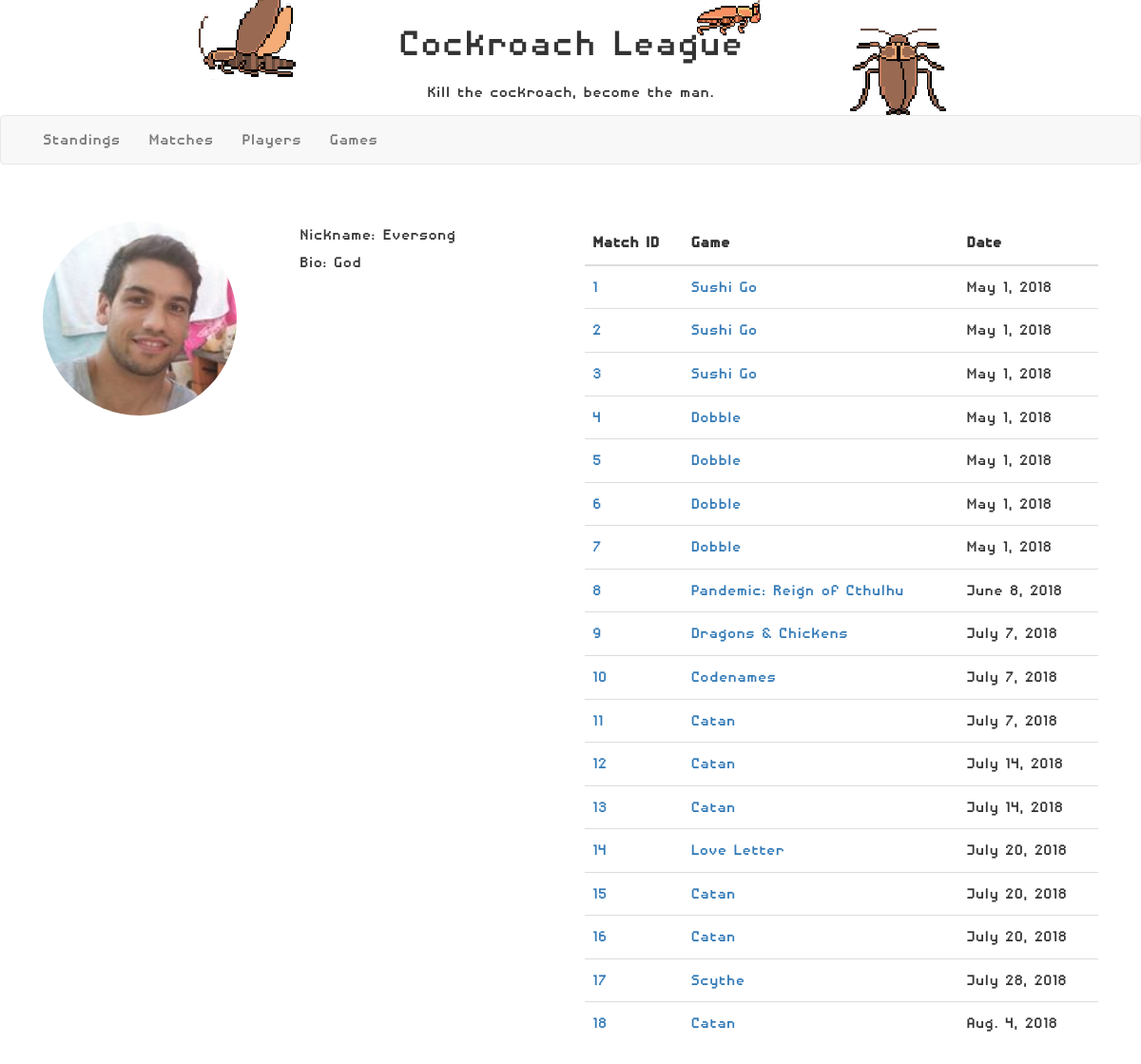
Page /rankings/player/Eversong on the earlier database version.
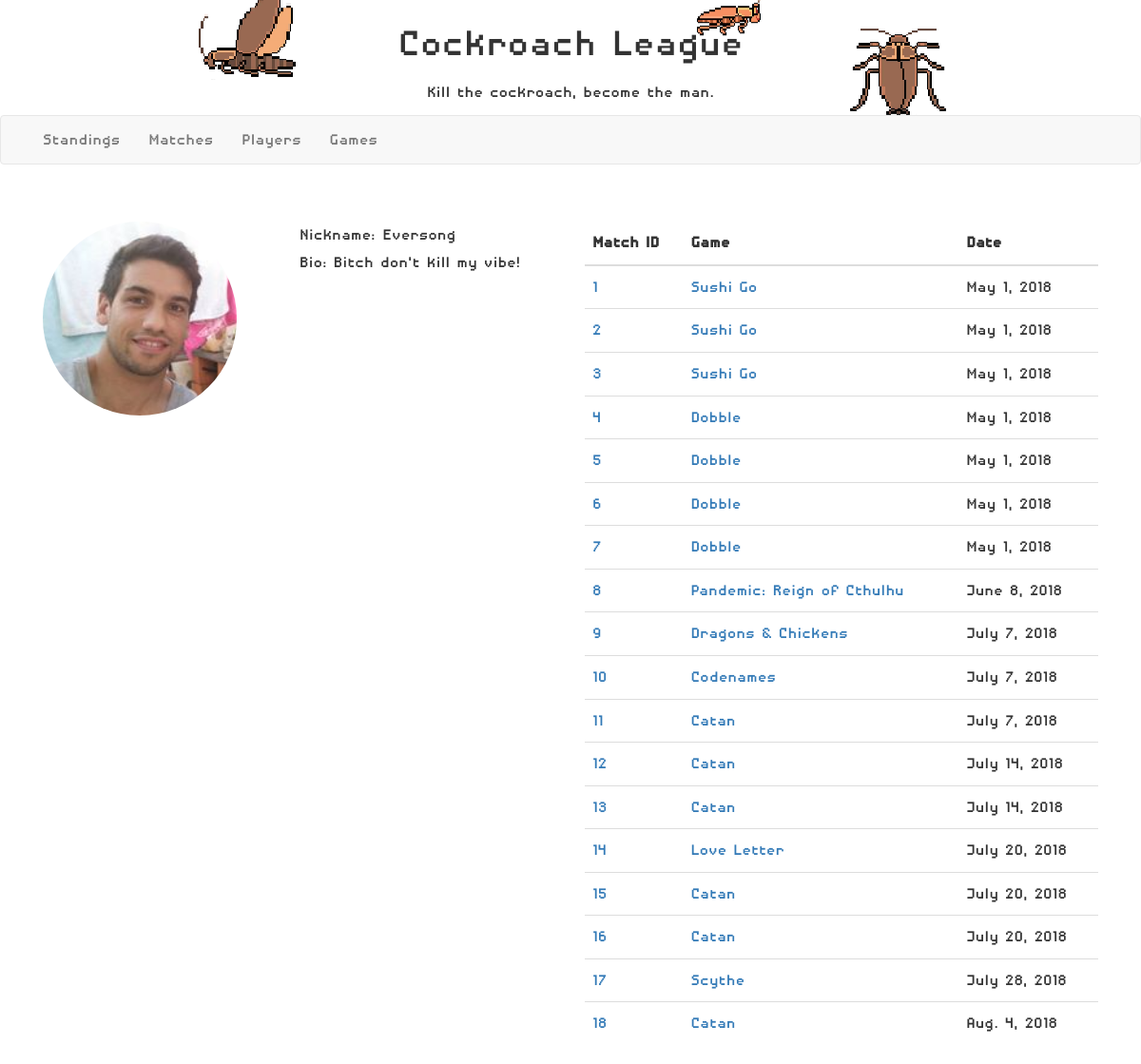
Same page on the later database version.
### rankings/models.py (models this page shows, shortened)
class Player(models.Model):
    player_nickname = models.CharField(max_length=15, primary_key=True, null=False)
    player_first_name = models.CharField(max_length=15, null=False)
    player_last_name = models.CharField(max_length=15, null=False)
    player_photo = models.ImageField()
    player_bio = models.TextField(null=True, blank=True)

### rankings/views.py (the view)
# urls.py: path('player/<player_nickname>', views.player, name='player'),
def player(request, player_nickname):
    player = Player.objects.filter(player_nickname=player_nickname).first()
    matches = GameMatch.objects.filter(match_players__player_nickname=player_nickname)
    context = {
        'player': player,
        'matches': matches
    }
    return render(request, 'player.html', context=context)

### rankings/models.py (called while the page is built)
    def __str__(self):
        return self.game_name

### templates/player.html (shortened to what this page needs)
{% extends "base_generic.html" %}
{% block content %}
    <div class="container" style="margin-top: 5%">
        <div class="col-md-6 col-xs-12">
            <div class="row" style="margin-bottom: 25px">
                <div class="col-md-6 col-xs-6">
                    <img class="img img-circle" src="{{ MEDIA_URL }}{{ player.player_photo.url }}">
                </div>
                <div class="col-md-6 col-xs-6">
                    <div class="row">
                        Nickname: {{ player.player_nickname }}
                    </div>
                    <div class="row">
                        Bio: {{ player.player_bio }}
                    </div>
                </div>
            </div>
        </div>
        <div class="col-md-6 col-xs-12">
            <link href="https://maxcdn.bootstrapcdn.com/bootstrap/3.3.7/css/bootstrap.min.css" rel="stylesheet"/>
            <link href="https://cdnjs.cloudflare.com/ajax/libs/datatables/1.10.12/css/dataTables.bootstrap.min.css" rel="stylesheet"/>
            <table id="matches" class="table" cellspacing="0" width="100%">
                <thead>
                <tr>
                    <th>Match ID</th>
                    <th>Game</th>
                    <th>Date</th>
                </tr>
                </thead>
                <tbody>
                {% for match in matches %}
                <tr>
                    <td><a href="{% url 'matches-detail' match.match_id %}">{{ match.match_id }}</a></td>
                    <td><a href="{% url 'game' match.match_game %}">{{ match.match_game }}</a></td>
                    <td>{{ match.match_date }}</td>
                </tr>
                {% endfor %}
                </tbody>
            </table>
        </div>
    </div>
{% endblock %}

Differences in the rows shown:
changed Player "Eversong": player_bio "God" → "Bitch don't kill my vibe!"
